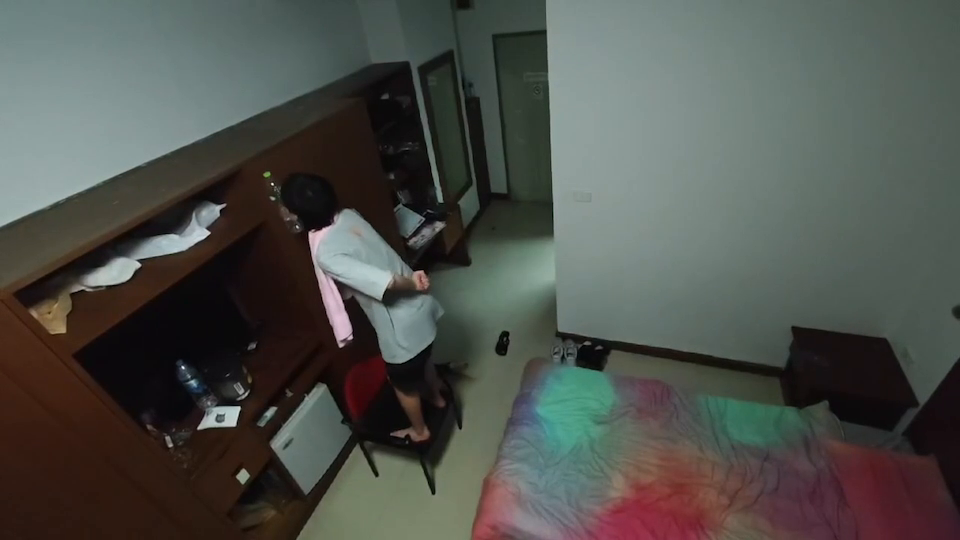
#> input picture frame 21 of pick.mp4, 960 x 540 px
$ python fallDetection.py
#> lines starting #> are read from the running program, lines starting #| are printed output that depends on the picture; after the words box and inside, x2 and y2 are one past the last pixel; in counts of white or black regions, pixels touching at a corner belong together
### fallAction.py
import cv2
import numpy as np
import collections

class fallAction:

    def __init__(self):
        self.init = False
        self.detectedAngles = collections.deque([0]*5, 5)

    # [9 lines left out: function check, not called in this run]

### fallDetection.py
import cv2, numpy as np, time
import angleMonitor, fallAction

class backgroundSub:

    history = 200
    varThresh = 64
    detectShadows = True
    kernel = np.ones((3,3),np.uint8)
    curFrame = 0

    def MOG(self):

        cap = cv2.VideoCapture("pick.mp4")
        fgbg = cv2.createBackgroundSubtractorMOG2(self.history, self.varThresh, self.detectShadows)

        while True:
            ret, frame = cap.read()
#> frame is the input picture: shape (540, 960, 3); mean B, G, R 76.1, 81.4, 79.1
            if not ret:
                break

            if (self.curFrame % 1 == 0):
                fgmask = fgbg.apply(frame, 0)
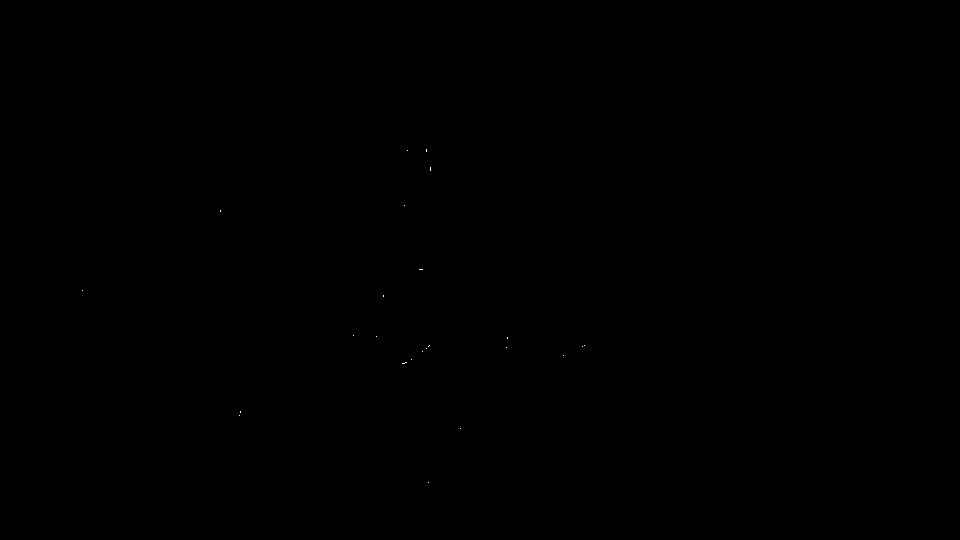
#> fgmask: shape (540, 960); values 127 (black) and 255 (white), 0.01% white in thin lines or dots, all inside (x1, y1, x2, y2) = (82, 149, 585, 483)
                bgrThresh = fgmask

                if bgrThresh is not None:
                    _, bgrThresh = cv2.threshold(fgmask, 254, 255, cv2.THRESH_BINARY)
                    bgrThresh = cv2.morphologyEx(bgrThresh, cv2.MORPH_OPEN, self.kernel)
#> bgrThresh: shape (540, 960); every value is 0
                    bgrThresh = cv2.morphologyEx(bgrThresh, cv2.MORPH_CLOSE, self.kernel)
                    bgrThresh = cv2.dilate(bgrThresh, self.kernel, iterations=2)
                    bgrThresh = cv2.morphologyEx(bgrThresh, cv2.MORPH_OPEN, self.kernel)

                    if cv2.countNonZero(bgrThresh) > 0:
                        fall.check(det.Detect(bgrThresh, self.curFrame, frame))

                self.curFrame += 1

                k = cv2.waitKey(30) & 0xff
#> (key Esc is pressed here)
                if k == 27:
                    break

        cap.release()
        cv2.destroyAllWindows()
        return 0

bgRemove = backgroundSub()

fall = fallAction.fallAction()

det = angleMonitor.angleMonitor()

bgRemove.MOG()
